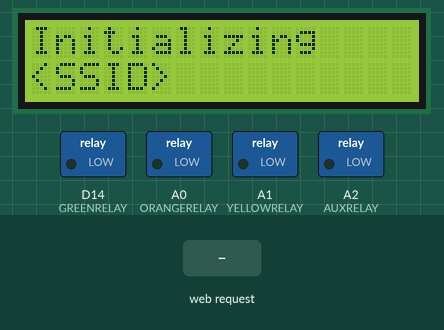
This sketch was run on a simulated Arduino MKR. On the bench: 16×2 character LCD, switched loads named in the sketch (green lamp = pin HIGH). The test bench sets the inputs (shaded band). WiFi joins after 1.5 s; servers stay silent unless stated; uploads are accepted with an empty reply; what the sketch prints to the serial monitor is not drawn.

Above: at 0.1 s.
At 13.0 s:
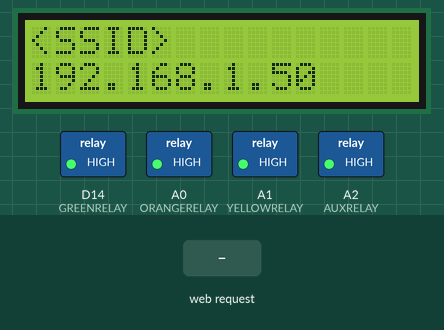
13.1 s: HTTP request GET /green=on received
14.6 s: HTTP request GET /green=off received
16.1 s: HTTP request GET /orange=on received
Timing chart, 0 to 19.1 s (numbered marks = the images above; inputs shaded):
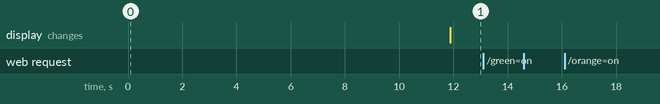

The sketch:

Remote_Relay_Controller.ino
```cpp
#include <WiFi101.h>

#include <MemoryFree.h>

#include <LiquidCrystal_I2C.h>
#include <SPI.h>

#define WLAN_SSID       "<SSID>"   // cannot be longer than 32 characters!
#define WLAN_PASS       "<PASSWORD>"

#define TIMEOUT_MS            500    // Amount of time in milliseconds to wait for

#define CONNECTION_KEY "KEIWK23223MNN029KNX929D"
#define GREENRELAY 14
#define ORANGERELAY 15
#define YELLOWRELAY 16
#define AUXRELAY 17

#define LOGGING_SERVER "192.168.1.10"

WiFiServer httpServer(80);
int status = WL_IDLE_STATUS;
bool firstRequest = true;
unsigned long lastConnection = millis();

LiquidCrystal_I2C lcd(0x27, 2, 1, 0, 4, 5, 6, 7, 3, POSITIVE);  // Set the LCD I2C address

void setup(void) {
  Serial.begin(115200);

  lcd.begin(16,2);
  lcd.backlight(); // start with the backlight on

  lcd.clear();
  lcd.setCursor(0,0);
  lcd.print(F("Initializing"));
  lcd.setCursor(0,1);
  lcd.print(WLAN_SSID);

  // Ensure the WiFi shield is operational
  if (WiFi.status() == WL_NO_SHIELD) {
    Serial.println(F("No WiFi Shield"));
    while (true);
  }

  // Connect to the WiFi network
  while (status != WL_CONNECTED) {
    Serial.print(F("Attempting to connect to SSID "));
    Serial.println(F(WLAN_SSID));
    status = WiFi.begin(WLAN_SSID, WLAN_PASS);
    delay(10000);
  }

  // Tell the system that we've rebooted - log an event
  logStartupEvent();

  httpServer.begin();
  IPAddress ip = WiFi.localIP();
  long rssi = WiFi.RSSI();

  Serial.println(WiFi.SSID());
  Serial.print(F("IP Address: "));
  Serial.println(ip);

  // print the received signal strength:
  Serial.print(F("signal strength (RSSI):"));
  Serial.print(rssi);
  Serial.println(F(" dBm"));

  lcd.clear();
  lcd.setCursor(0,0);
  lcd.print(WiFi.SSID());
  lcd.setCursor(0,1);
  lcd.print(ip);

  // Setup the relay interface
  pinMode(GREENRELAY, OUTPUT);
  pinMode(ORANGERELAY, OUTPUT);
  pinMode(YELLOWRELAY, OUTPUT);
  pinMode(AUXRELAY, OUTPUT);
  digitalWrite(GREENRELAY, HIGH);
  digitalWrite(ORANGERELAY, HIGH);
  digitalWrite(YELLOWRELAY, HIGH);
  digitalWrite(AUXRELAY, HIGH);

  // Start listening for connections
  httpServer.begin();

  Serial.println(F("Listening for connections..."));
}

void (* resetFunc) (void) = 0;


void loop(void) {
  if (millis() - lastConnection > 1200000) { // No contact for last 20 minutes, reboot = 1000 * 60 * 20
    resetFunc();
  }

  // Try to get a client which is connected.
  WiFiClient client = httpServer.available();
  if (client) {
    lastConnection = millis();
    Serial.println(F("Client connected."));
    bool thisIsRequestLine = true; // First input line is the request

    String requestLine = "";
    String currentLine = "";
    unsigned long timeout = millis() + TIMEOUT_MS;

    while (client.connected()) {
      bool authenticated = false;
      bool supportedAction = false;
      String statusOutput = "";

      // Check to see if we've waited too long. If so, forget about this client and move to the next
      if (millis() >= timeout) {
        Serial.println();
        Serial.println(F("Connection timed out. Moving to next client."));
        break;
      }
      if (client.available()) {
        timeout = millis() + TIMEOUT_MS;
        char c = client.read();
        if (c == '\n') {
          if (thisIsRequestLine) {
            thisIsRequestLine = false;
            requestLine = currentLine; // Found end of the request line so save this for later parsing
            Serial.println(""); Serial.print(F("Request line final : ")); Serial.println(requestLine);
          }
          if (currentLine.length() == 0) {
            requestLine.trim(); // Remove white space at the end of the line
            while (requestLine.charAt(0) == ' ') requestLine.remove(0); // Remove spaces from the start of the line

            // Only handle GET requests
            if (requestLine.indexOf("GET") == 0) {
              // We have a GET request
              supportedAction = true;

              requestLine.remove(0, 4); // Remove "GET "
              if (requestLine.indexOf(" ") >= 0) {
                requestLine.remove(requestLine.indexOf(" "));
              }

              // Find the parameters
              int delimeterIndex = requestLine.indexOf('?');
              if (delimeterIndex > 0) {
                String parameters = requestLine.substring(delimeterIndex + 1);
                String key = "";
                String value = "";

                // work with the next key/value pair
                delimeterIndex = parameters.indexOf('&');
                do {
                  String pair = parameters.substring(0, delimeterIndex >= 0 ? delimeterIndex : 100);
                  parameters.remove(0, pair.length()+1); // We have the key/value pair so remove them from the parameter list for easier, consistent processing of the next pair

                  // Seperate the key and value from the pair
                  delimeterIndex = pair.indexOf('=');
                  key = pair.substring(0, delimeterIndex >= 0 ? delimeterIndex : 100);
                  value = pair.substring(delimeterIndex >= 0 ? delimeterIndex+1 : 0);

                  // If this is the authentication parameter, check to see if the credentials are correct
                  if (key == "key" && value == CONNECTION_KEY) {
                    authenticated = true;
                  }

                  delimeterIndex = parameters.indexOf('&');
                } while (parameters.length() > 0);
              }
            } else {
              supportedAction = false;
            }

            // Do we have a valid request?
            if (authenticated && supportedAction) {
              // Parse the request and act on it

              requestLine.toLowerCase(); // Make it easier to compare

              Serial.print("request:"); Serial.println(requestLine);

              if (requestLine.indexOf("/green=on") >= 0) relay(GREENRELAY, 1);
              if (requestLine.indexOf("/green=off") >= 0) relay(GREENRELAY,0);
              if (requestLine.indexOf("/orange=on") >= 0) relay(ORANGERELAY, 1);
              if (requestLine.indexOf("/orange=off") >= 0) relay(ORANGERELAY,0);
              if (requestLine.indexOf("/yellow=on") >= 0) relay(YELLOWRELAY, 1);
              if (requestLine.indexOf("/yellow=off") >= 0) relay(YELLOWRELAY,0);
              if (requestLine.indexOf("/aux=on") >= 0) relay(AUXRELAY, 1);
              if (requestLine.indexOf("/aux=off") >= 0) relay(AUXRELAY,0);
              if (requestLine.startsWith("/all=on")) { relay(GREENRELAY,1); relay(ORANGERELAY, 1); relay(YELLOWRELAY,1); relay(AUXRELAY, 1); }
              if (requestLine.startsWith("/all=off")) { relay(GREENRELAY,0); relay(ORANGERELAY, 0); relay(YELLOWRELAY,0); relay(AUXRELAY, 0); }

              if (requestLine.startsWith("/green=state")) statusOutput = relayState(GREENRELAY) == LOW ? "ON" : "OFF";
              if (requestLine.startsWith("/orange=state")) statusOutput = relayState(ORANGERELAY) == LOW ? "ON" : "OFF";
              if (requestLine.startsWith("/yellow=state")) statusOutput = relayState(YELLOWRELAY) == LOW ? "ON" : "OFF";
              if (requestLine.startsWith("/aux=state")) statusOutput = relayState(AUXRELAY) == LOW ? "ON" : "OFF";
              if (requestLine.startsWith("/all=state")) {
                statusOutput = relayState(GREENRELAY) == LOW ? "ON" : "OFF";
                statusOutput += ',';
                statusOutput += relayState(ORANGERELAY) == LOW ? "ON" : "OFF";
                statusOutput += ',';
                statusOutput += relayState(YELLOWRELAY) == LOW ? "ON" : "OFF";
                statusOutput += ',';
                statusOutput += relayState(AUXRELAY) == LOW ? "ON" : "OFF";
              }
              Serial.print(F("Return body is ")); Serial.println(statusOutput);
              client.println(F("HTTP/1.1 200 OK"));

              // Turn the LCD backlight off when we have the first valid request
              if (firstRequest) {
                lcd.noBacklight();
                firstRequest = false;
              }
            } else {
              if (!supportedAction) {
                client.println(F("HTTP/1.1 405 Method Not Allowed"));
              } else {
                client.println(F("HTTP/1.1 200 AUTH"));
              }
            }
            client.println(F("Content-type: text/html"));
            client.println(F("Connection: close"));
            client.println();
            if (statusOutput.length() > 0) client.println(statusOutput);
            break;
          } else {
            currentLine = "";
          }
        } else if (c != '\r') {
          currentLine += c;
        }
      }
    }
    client.stop();
    Serial.println(F("Client disconnected"));
  }
}

// Setting the state of a relay port
void relay(int port, int state) {
  Serial.print(F("Setting port "));Serial.print(port);Serial.print(F(" to "));Serial.println(state);
  digitalWrite(port, state == 1 ? LOW : HIGH);
}

// Get the state of a relay port
int relayState(int port) {
  int readValue = digitalRead(port);
  Serial.print(F("port state is "));Serial.println(readValue == LOW ? "ON" : "OFF");
  return readValue;
}

int freeRam() {
  extern int __heap_start, *__brkval;
  int v;
  return (int) &v - (__brkval == 0 ? (int)&__heap_start : (int)__brkval);
}


void logStartupEvent() {
  WiFiClient client;

  if (client.connect(LOGGING_SERVER, 80)) {
    Serial.println("Logging reboot");
    client.println("GET /eventlogger/eventlogger.php?t=boot&d=0&i=relay%20startup HTTP/1.1");
    client.print("Host: ");
    client.println(LOGGING_SERVER);
    client.println("Connection: close");
    client.println();

    while (client.available()) {
      char c = client.read();
      Serial.write(c);
    }
    if (!client.connected()) {
      Serial.println();
      client.stop();
    }
  }
}
```

Measured:
- after the input at 13.1 s, every drawn part: stays the same
- after the input at 14.6 s, every drawn part: stays the same
- after the input at 16.1 s, every drawn part: stays the same
